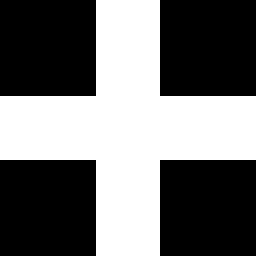
#> input picture img/64_64_4096pixel.bmp, 64 x 64 px (shown 4 times larger)
$ jupyter execute 'compressive sensing.ipynb'   (shell and % lines are left out)
#> lines starting #> are read from the running program, lines starting #| are printed output that depends on the picture; after the words box and inside, x2 and y2 are one past the last pixel; in counts of white or black regions, pixels touching at a corner belong together
[cell 1]
import numpy as np
import matplotlib.pyplot as plt
import scipy.fftpack as spfft
import cv2

from sklearn.linear_model import Lasso
from sklearn.metrics import mean_squared_error

[cell 2]
img = cv2.imread("img/64_64_4096pixel.bmp", 0)
#> img: shape (64, 64); 43.8% white; 1 white region, box (x1, y1, x2, y2) and area: (0, 0, 64, 64) 1792
h,w = img.shape
#> h = 64; w = 64
N = h*w
#> N = 4096

[cell 3]
plt.imshow(img, cmap="gray")
plt.show()

[cell 4]
M = N
#> M = 4096
W = np.random.rand(M, N)
W = np.where(W>0.5, 1, 0)

[cell 5]
plt.imshow(W[0].reshape(h,w), cmap="gray")
plt.show()
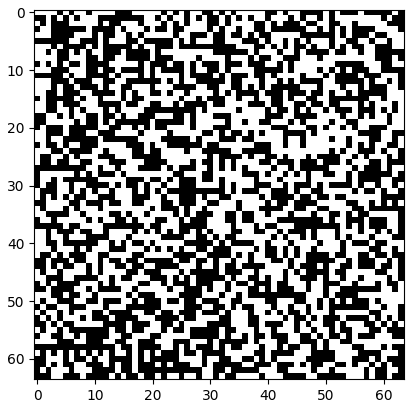
#> figure drawn by matplotlib, 1 panel

[cell 6]
Y = np.dot(W, img.reshape(N,1))
#> Y = 4096 values, max 246840 at index 2102, min 210885 at index 2967, mean 228582.5
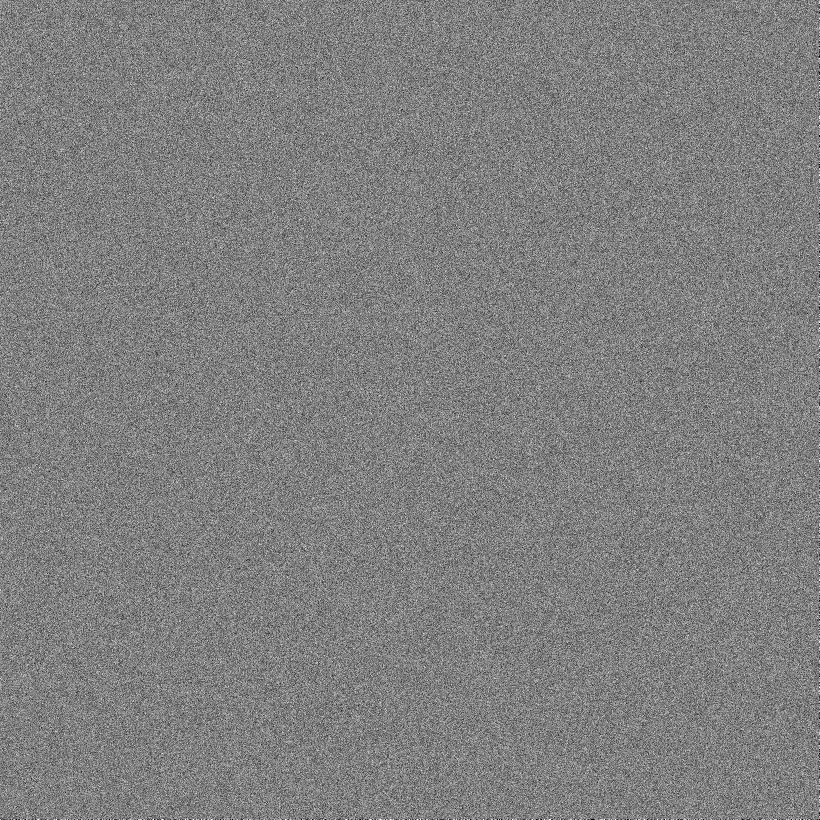
#> W: shape (4096, 4096) int64 (shown at 1/5 size); values 0 (black) and 1 (white), 50% white; black in thin lines or dots

[cell 7]
def idct2(x):
    return spfft.idct(spfft.idct(x.T, norm='ortho', axis=0).T, norm='ortho', axis=0)

[cell 8]
def compressed_sensing(Y, W, alpha):
    #ψ作製
    #print(np.identity(h).shape)
    #print(spfft.idct(np.identity(h)).shape)
#> called with Y = array of shape (4096, 1), alpha = 0.1
    psi = np.kron(
        spfft.idct(np.identity(h).astype("float64"), norm='ortho', axis=0),
        spfft.idct(np.identity(w).astype("float64"), norm='ortho', axis=0)
        ).astype("float64")
    #print(psi.shape)
    # A = Wψ  (M.N) × (N,N) = (M,N)
    A = np.dot(W, psi).astype("float64")
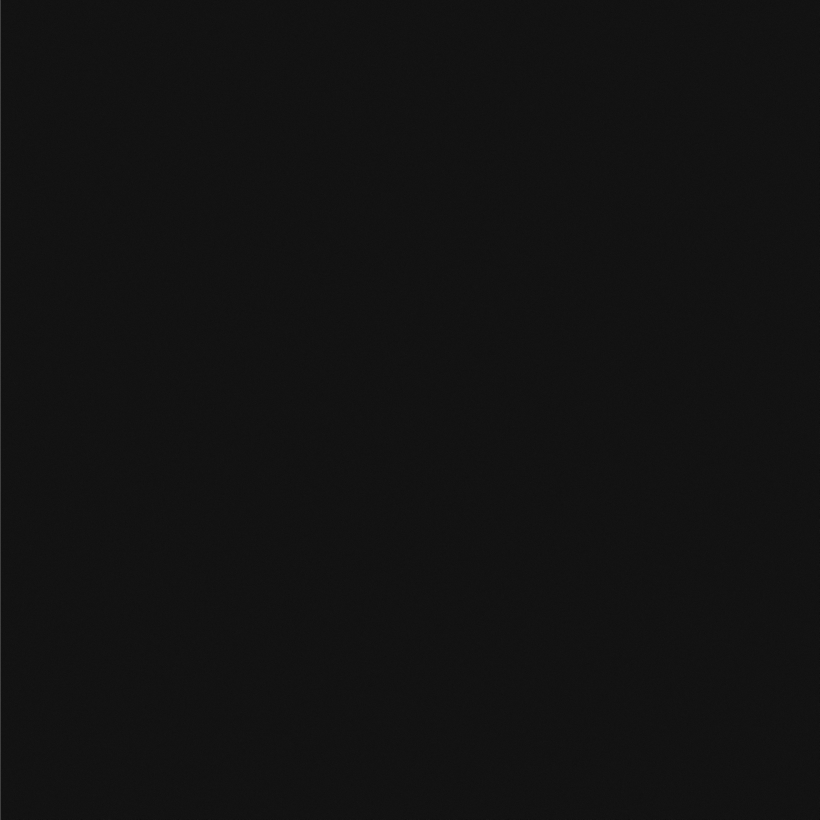
#> A: shape (4096, 4096) float64 (shown at 1/5 size); min -2.73, max 33.8, mean 0; drawn with min black and max white
    #print(A.shape)
    # Lasso再構成
    #alpha　ノイズが小さいときは小さく，大きいときは大きく
    lasso = Lasso(alpha=alpha)
    lasso.fit(A, Y)

    #lasso.coef_でlassoの係数を取得（再構成に相当）
    Xat = np.array(lasso.coef_).reshape(h, w).T
    #print(lasso.coef_.shape)

    #スパース領域(画像を離散コサイン変換した領域)の再構成なので実空間領域に変換
    cs_rec = idct2(Xat)
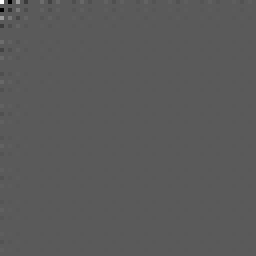
#> Xat: shape (64, 64) float64 (shown 4 times larger); min -3897.1, max 7139.8, mean 0.6; drawn with min black and max white
    return cs_rec,Xat

[cell 9]
cs_rec,Xat = compressed_sensing(Y[:], W[:], alpha=0.1)

[cell 10]
plt.imshow(cs_rec, cmap="gray")
plt.show()

[cell 11]
plt.imshow(Xat, cmap="gray")
plt.show()

[cell 12]
mean_squared_error(img, cs_rec)
#> Out = 0.0621
